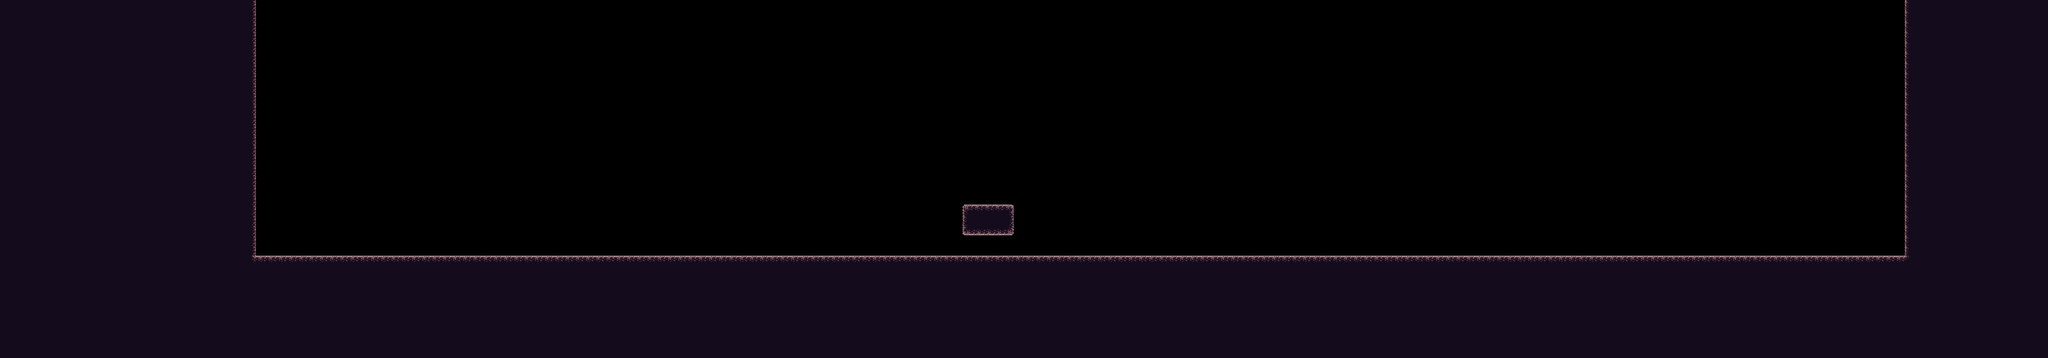

This is a level from a 2D game, rendered from its Tiled map with the project's own tilesets. A one-line summary and the map file follow, with tile-layer data summarised:
An orthogonal 200x35 tile map with 32x32 px tiles, 1 tile layer (map).

<map version="1.0" orientation="orthogonal" renderorder="right-down" width="200" height="35" tilewidth="32" tileheight="32" nextobjectid="1">
 <tileset firstgid="1" name="platformertiles" tilewidth="32" tileheight="32" tilecount="24" columns="8">
  <image source="platformertiles.png" width="256" height="96" />
 </tileset>
 <layer name="map" width="200" height="35">
  <data>[7000 cells, 2990 non-empty, 11 distinct tile ids]</data>
 </layer>
</map>
